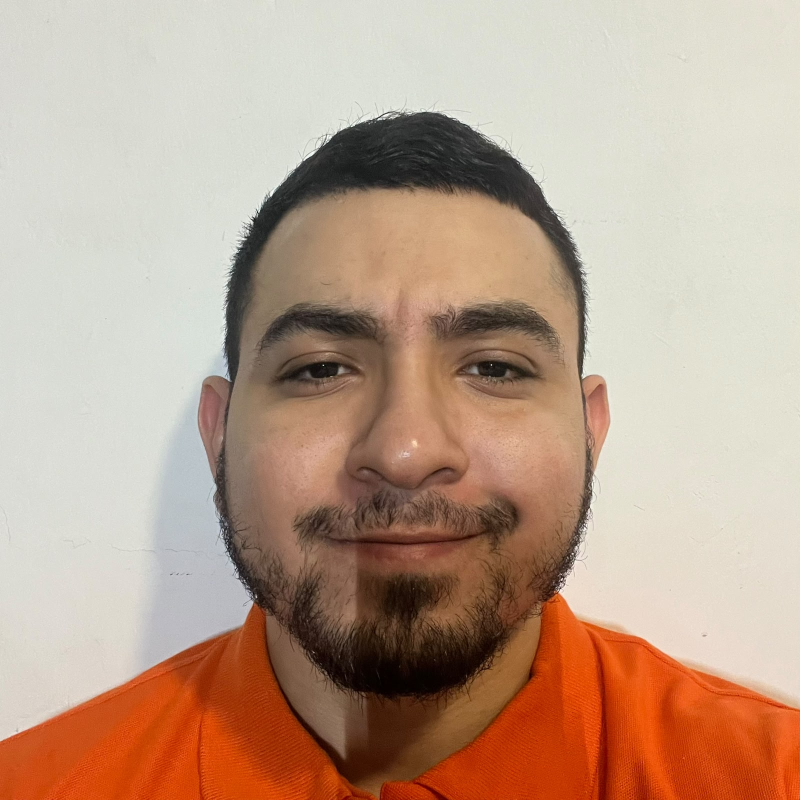
#> input picture user1/foto (1).jpeg, 1600 x 1600 px (shown at 1/2 size); its folder holds only this picture in this run
$ python evaluate.py
#> lines starting #> are read from the running program, lines starting #| are printed output that depends on the picture
### src/dataset.py
"""Descubrimiento del dataset y partición estratificada 70/30.

Estructura esperada en la raíz del proyecto:

    reconocimiento_lbp/
    ├── user1/  (10 imágenes)
    ├── user2/  (10 imágenes)
    └── user3/  (10 imágenes)

"Estratificada por persona" significa que el 70/30 se aplica DENTRO de cada
persona, para que entrenamiento y prueba tengan a las tres por igual.
La selección es aleatoria (shuffle) con semilla configurable para reproducibilidad.
"""

import os
import random

# Carpeta raíz del proyecto = carpeta que contiene a src/ (un nivel arriba de
# este archivo). Así los scripts funcionan sin importar desde dónde se ejecuten.
RAIZ_PROYECTO = os.path.dirname(os.path.dirname(os.path.abspath(__file__)))

# Extensiones de imagen aceptadas.
EXTENSIONES = (".jpg", ".jpeg", ".png", ".bmp")

# Nombres de las carpetas de personas, en orden.
PERSONAS = ("user1", "user2", "user3")


def listar_por_persona(raiz=RAIZ_PROYECTO):
    """Lista las rutas de imágenes de cada persona.

    Args:
        raiz: carpeta donde están user1/, user2/, user3/.

    Returns:
        dict {nombre_persona: [rutas ordenadas]}. Solo incluye personas cuya
        carpeta existe y contiene al menos una imagen.
    """
    rutas_por_persona = {}
    for persona in PERSONAS:
        carpeta = os.path.join(raiz, persona)
        if not os.path.isdir(carpeta):
            continue
        # Orden alfabético del nombre de archivo -> resultados reproducibles.
        archivos = sorted(
            nombre for nombre in os.listdir(carpeta)
            if nombre.lower().endswith(EXTENSIONES)
        )
        rutas = [os.path.join(carpeta, nombre) for nombre in archivos]
        if rutas:
            rutas_por_persona[persona] = rutas
    return rutas_por_persona


def split_estratificado(rutas_por_persona, fraccion_train=0.7, semilla=None):
    """Divide las imágenes de cada persona en entrenamiento y prueba.

    La selección es aleatoria (shuffle dentro de cada persona) para que no
    siempre sean las primeras N fotos las de entrenamiento. Con 10 imágenes y
    fraccion_train=0.7 quedan 7 de entrenamiento y 3 de prueba por persona,
    elegidas al azar.

    Args:
        rutas_por_persona: dict como el que devuelve listar_por_persona.
        fraccion_train: proporción para entrenamiento (0 a 1).
        semilla: semilla para random.shuffle (None = aleatoria cada ejecución;
            un entero fijo da resultados reproducibles).

    Returns:
        (train, test): dos dicts {persona: [rutas]}.
    """
#> called with fraccion_train = 0.7
    rng = random.Random(semilla)
    train = {}
    test = {}
    for persona, rutas in rutas_por_persona.items():
        mezcladas = list(rutas)
        rng.shuffle(mezcladas)
        corte = int(round(len(mezcladas) * fraccion_train))
        train[persona] = mezcladas[:corte]
        test[persona] = mezcladas[corte:]
    return train, test

### src/image_loader.py
"""Carga y preprocesado de imágenes.

Responsabilidad única: tomar la ruta de una foto (ya recortada al rostro por el
estudiante) y devolver una matriz de grises de 120x120 lista para el cálculo LBP.

Decisión del proyecto: la apertura del archivo, la conversión a escala de grises
y el redimensionado se delegan a Pillow (Pillow es una librería de procesamiento
de imágenes de propósito general, no una librería de LBP ni un clasificador, así
que su uso está permitido por el enunciado). Todo lo que viene DESPUÉS (LBP,
histogramas, comparación) se implementa a mano.
"""

import numpy as np
from PIL import Image

# Tamaño al que se normalizan todas las imágenes. 120 divide exacto en un grid
# 6x6 (celdas de 20x20 px), que es lo que usaremos para los histogramas LBP.
TAMANO_POR_DEFECTO = 120


def preparar_imagen(ruta, tamano=TAMANO_POR_DEFECTO):
    """Carga una imagen y la deja lista para el pipeline LBP.

    Pasos:
        1. Abrir el archivo con Pillow.
        2. Convertir a escala de grises ("L" = luminancia de 8 bits, 0-255).
        3. Redimensionar a `tamano` x `tamano` (por defecto 120x120).

    Args:
        ruta: ruta al archivo de imagen (.jpg, .png, etc.).
        tamano: lado del cuadrado de salida en píxeles.

    Returns:
        numpy.ndarray 2D de tipo uint8 y forma (tamano, tamano), con valores
        de intensidad de 0 a 255.
    """
#> called with ruta = 'user1/foto (1).jpeg', tamano = 120
    # Image.open es perezoso; convert("L") fuerza la decodificación y nos da
    # un solo canal de gris. resize usa por defecto un remuestreo bicúbico de
    # buena calidad, suficiente para nuestro caso.
    imagen = Image.open(ruta).convert("L").resize((tamano, tamano))
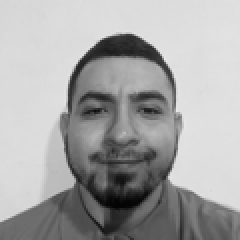
#> imagen: PIL image 120x120 L (shown 2 times larger); min 3, max 232, mean 166.2

    # np.asarray nos entrega la matriz 2D de intensidades sin copiar de más.
    return np.asarray(imagen, dtype=np.uint8)

### src/lbp.py
"""Cálculo de Local Binary Patterns (LBP) implementado a mano.

¿Qué es LBP? Para cada píxel "central" se miran sus 8 vecinos. Si el vecino es
mayor o igual que el central se anota un 1, si es menor un 0. Recorriendo los 8
vecinos en un orden fijo se forma un número binario de 8 bits, que convertido a
decimal da un código entre 0 y 255. Ese código describe la "textura" local
(bordes, esquinas, zonas planas) alrededor del píxel, y es bastante robusto a
cambios de iluminación.

IMPORTANTE: aquí NO se usa skimage.feature.local_binary_pattern ni ninguna otra
implementación de librería. La lógica es propia, como pide el enunciado.

Orden de los 8 vecinos (horario, empezando arriba-izquierda). El bit 7 es el más
significativo y el bit 0 el menos significativo:

        bit7  bit6  bit5
        bit0   C    bit4
        bit1  bit2  bit3
"""

import numpy as np

# Desplazamientos (df, dc) de los 8 vecinos en el MISMO orden que los bits,
# del bit 7 (peso 128) al bit 0 (peso 1). Mantener este orden fijo es clave para
# que todas las imágenes generen códigos comparables.
VECINOS = [
    (-1, -1),  # bit 7  (arriba-izquierda)
    (-1, 0),  # bit 6  (arriba)
    (-1, 1),  # bit 5  (arriba-derecha)
    (0, 1),  # bit 4  (derecha)
    (1, 1),  # bit 3  (abajo-derecha)
    (1, 0),  # bit 2  (abajo)
    (1, -1),  # bit 1  (abajo-izquierda)
    (0, -1),  # bit 0  (izquierda)
]


def codigo_lbp(matriz, i, j):
    """Calcula el código LBP (0-255) del píxel central (i, j).

    Args:
        matriz: imagen de grises (numpy.ndarray 2D).
        i, j: fila y columna del píxel central. Debe ser un píxel interior
            (1 <= i <= filas-2 y 1 <= j <= columnas-2) para que existan los
            8 vecinos.

    Returns:
        Entero entre 0 y 255 con el patrón binario local.
    """
    centro = matriz[i, j]
    codigo = 0
    # Recorremos los vecinos del bit más significativo (peso 128) al menos
    # significativo (peso 1).
    for posicion, (df, dc) in enumerate(VECINOS):
        peso = 1 << (7 - posicion)  # 128, 64, 32, ... , 1
        vecino = matriz[i + df, j + dc]
        if vecino >= centro:
            codigo += peso
    return codigo


def imagen_lbp(matriz):
    """Convierte una imagen de grises en su imagen de códigos LBP.

    Los píxeles del borde (primera/última fila y columna) se omiten porque no
    tienen los 8 vecinos completos. Por eso la salida tiene 2 filas y 2 columnas
    menos que la entrada (p.ej. de 120x120 pasa a 118x118).

    Args:
        matriz: imagen de grises (numpy.ndarray 2D).

    Returns:
        numpy.ndarray 2D de uint8 con los códigos LBP de los píxeles interiores.
    """
    filas, columnas = matriz.shape
#> filas = 120; columnas = 120
    salida = np.zeros((filas - 2, columnas - 2), dtype=np.uint8)
    for i in range(1, filas - 1):
        for j in range(1, columnas - 1):
            # (i-1, j-1) porque la salida no incluye el borde.
            salida[i - 1, j - 1] = codigo_lbp(matriz, i, j)
#> this loop made 118 passes
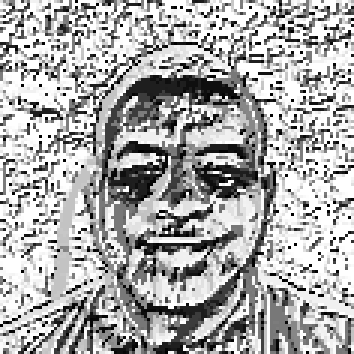
#> salida: shape (118, 118) (shown 3 times larger); min 0, max 255, mean 171.4
    return salida

### src/features.py
"""Construcción del descriptor (embedding) a partir de la imagen LBP.

Idea (método clásico de Ahonen et al. para rostros con LBP):

    1. Se calcula la imagen LBP.
    2. Se divide en un grid de 6x6 = 36 celdas.
    3. En cada celda se construye un histograma de 256 bins (cuántas veces
       aparece cada código LBP de 0 a 255).
    4. Se concatenan los 36 histogramas en un solo vector.

Así el vector final guarda CÓMO es la textura y, gracias al grid, también DÓNDE
está (la textura de la zona de los ojos queda separada de la de la boca, etc.).

Longitud del vector: 36 celdas * 256 bins = 9216 valores.
"""

import numpy as np

from . import lbp

# Parámetros del grid sobre la imagen de 120x120.
NUM_CELDAS_LADO = 6          # grid 6x6
BINS_HISTOGRAMA = 256        # un bin por cada posible código LBP (0-255)
LONGITUD_EMBEDDING = NUM_CELDAS_LADO * NUM_CELDAS_LADO * BINS_HISTOGRAMA  # 9216


def histograma_celda(imagen_codigos, fila0, col0, alto, ancho):
    """Histograma normalizado de los códigos LBP de una celda rectangular.

    Args:
        imagen_codigos: imagen de códigos LBP (numpy.ndarray 2D).
        fila0, col0: esquina superior-izquierda de la celda.
        alto, ancho: tamaño de la celda en píxeles.

    Returns:
        numpy.ndarray de 256 valores float que suman 1 (frecuencia relativa).
        Se normaliza para que las celdas sean comparables aunque tengan distinta
        cantidad de píxeles (las celdas del borde pierden algunos al recortar
        el marco en la imagen LBP).
    """
    celda = imagen_codigos[fila0:fila0 + alto, col0:col0 + ancho]
    # np.bincount cuenta ocurrencias de cada valor; minlength=256 garantiza que
    # el histograma siempre tenga los 256 bins aunque algún código no aparezca.
    conteos = np.bincount(celda.ravel(), minlength=BINS_HISTOGRAMA).astype(np.float64)
    total = conteos.sum()
    if total > 0:
        conteos /= total  # frecuencia relativa (suma 1)
    return conteos


def extraer_embedding_desde_codigos(codigos):
    """Embedding LBP a partir de imagen de códigos ya calculada.

    Args:
        codigos: numpy.ndarray 2D uint8 producido por lbp.imagen_lbp.

    Returns:
        numpy.ndarray de longitud 9216.
    """
    filas, columnas = codigos.shape
    alto_celda = filas // NUM_CELDAS_LADO
    ancho_celda = columnas // NUM_CELDAS_LADO

    histogramas = []
    for fila_celda in range(NUM_CELDAS_LADO):
        for col_celda in range(NUM_CELDAS_LADO):
            fila0 = fila_celda * alto_celda
            col0 = col_celda * ancho_celda
            alto = alto_celda if fila_celda < NUM_CELDAS_LADO - 1 else filas - fila0
            ancho = ancho_celda if col_celda < NUM_CELDAS_LADO - 1 else columnas - col0
            histogramas.append(histograma_celda(codigos, fila0, col0, alto, ancho))

    return np.concatenate(histogramas)


def extraer_embedding(matriz_gris):
    """Calcula el vector descriptor (embedding) de una imagen de grises 120x120.

    Args:
        matriz_gris: imagen de grises ya redimensionada (numpy.ndarray 2D),
            típicamente de 120x120 producida por image_loader.preparar_imagen.

    Returns:
        numpy.ndarray de longitud 9216 (36 histogramas de 256 bins concatenados).
    """
    codigos = lbp.imagen_lbp(matriz_gris)
    return extraer_embedding_desde_codigos(codigos)

### src/model.py
"""Modelo de reconocimiento: vector representativo por persona + clasificación.

Estrategia (siguiendo el plan del profesor, adaptado a LBP):

    - Para cada persona se promedian los embeddings de sus imágenes de
      entrenamiento, obteniendo un único "vector representativo" U.
    - Para clasificar una imagen nueva se calcula su embedding V y se compara
      con U1, U2, U3 por similitud coseno. Gana la persona con mayor similitud.
    - Si la mejor similitud no supera un umbral, se devuelve "Desconocido"
      (la cara probablemente no pertenece al dataset).

Este es un clasificador propio (vecino-medio por coseno); no se usa ninguna
librería de clasificación.
"""

import numpy as np

from . import features
from . import lbp as lbp_mod
from .image_loader import preparar_imagen
from .similarity import cosine_similarity

# Umbral por defecto para decidir "Desconocido". Es configurable; conviene
# ajustarlo viendo las similitudes reales que produce el dataset.
UMBRAL_DESCONOCIDO = 0.85

# Etiqueta que se devuelve cuando ninguna similitud supera el umbral.
ETIQUETA_DESCONOCIDO = "Desconocido"


def embedding_desde_ruta(ruta):
    """Atajo: ruta de imagen -> embedding LBP (vector de 9216 valores)."""
    return features.extraer_embedding(preparar_imagen(ruta))


# [10 lines left out: function embedding_y_lbp_desde_ruta, not called in this run]


def construir_vectores_representativos(rutas_por_persona):
    """Construye el vector representativo U de cada persona.

    Args:
        rutas_por_persona: dict {persona: [rutas de entrenamiento]}.

    Returns:
        dict {persona: U} donde U es un numpy.ndarray de longitud 9216 (la media
        de los embeddings de entrenamiento de esa persona).
    """
    vectores_u = {}
    for persona, rutas in rutas_por_persona.items():
        embeddings = [embedding_desde_ruta(ruta) for ruta in rutas]
        # Media elemento a elemento (eje 0) de todos los embeddings de la persona.
        vectores_u[persona] = np.mean(np.array(embeddings), axis=0)
    return vectores_u


# [38 lines left out: functions comparar, clasificar, not called in this run]

### src/evaluate.py
"""Evaluación del sistema: accuracy y matriz de confusión.

Procedimiento (Fase 10 del plan):
    1. Listar las imágenes y partir 70/30 estratificado por persona.
    2. Construir U1, U2, U3 SOLO con el 70% de entrenamiento.
    3. Clasificar cada imagen del 30% de prueba.
    4. Reportar accuracy (aciertos/total) y la matriz de confusión 3x3.

En la evaluación NO se aplica el umbral de "Desconocido": todas las imágenes de
prueba pertenecen al dataset, así que medimos la identificación pura quedándonos
siempre con la persona más parecida.

Uso:
    python3 -m src.evaluate
"""

import os

from . import dataset
from .model import (
    comparar,
    construir_vectores_representativos,
    embedding_desde_ruta,
    embedding_y_lbp_desde_ruta,
)
from . import visualize


def evaluar(fraccion_train=0.7, mostrar_graficas=True):
    """Ejecuta la evaluación y muestra los resultados por consola.

    Args:
        fraccion_train: proporción de imágenes para entrenamiento (default 0.7).
        mostrar_graficas: si True, abre ventana matplotlib con plano cartesiano.

    Returns:
        (accuracy, matriz_confusion, personas) por si se quiere reutilizar.
    """
    rutas_por_persona = dataset.listar_por_persona()
    if not rutas_por_persona:
        print("No se encontraron imágenes en user1/, user2/, user3/.")
        print("Coloca las fotos recortadas antes de evaluar.")
        return None

    train, test = dataset.split_estratificado(rutas_por_persona, fraccion_train)
    vectores_u = construir_vectores_representativos(train)

    personas = list(vectores_u.keys())
    indice = {persona: i for i, persona in enumerate(personas)}

    # matriz[real][predicho] = número de imágenes.
    matriz = [[0] * len(personas) for _ in personas]
    aciertos = 0
    total = 0

    print("=== Detalle de clasificación (conjunto de prueba) ===")
    for persona_real, rutas in test.items():
        for ruta in rutas:
            embedding, codigos_lbp = embedding_y_lbp_desde_ruta(ruta)
            similitudes = comparar(embedding, vectores_u)
            predicho = max(similitudes, key=similitudes.get)

            matriz[indice[persona_real]][indice[predicho]] += 1
            total += 1
            ok = predicho == persona_real
            if ok:
                aciertos += 1

            marca = "OK " if ok else "XX "
            print(
                f"  {marca} real={persona_real} pred={predicho} "
                f"sim={similitudes[predicho]:.4f}"
            )

            # ── Visualización por imagen ──────────────────────────────────
            label = f"{os.path.basename(ruta)} (real={persona_real})"
            # visualize.imprimir_histograma_consola(embedding, label=label)
            visualize.imprimir_similitudes_conseno(similitudes)
            if mostrar_graficas:
                visualize.mostrar_ventana_completa(
                    ruta,
                    embedding,
                    vectores_u,
                    similitudes,
                    codigos_lbp=codigos_lbp,
                    label_v=label,
                )

    accuracy = aciertos / total if total else 0.0
    _imprimir_resumen(accuracy, aciertos, total, matriz, personas)
    return accuracy, matriz, personas


def _imprimir_resumen(accuracy, aciertos, total, matriz, personas):
    """Imprime accuracy y la matriz de confusión con encabezados."""
    print("\n=== Resultados ===")
    print(f"Accuracy: {accuracy:.4f}  ({aciertos}/{total} aciertos)")

    # [6 lines of commented-out code are left out]


if __name__ == "__main__":
    evaluar()
